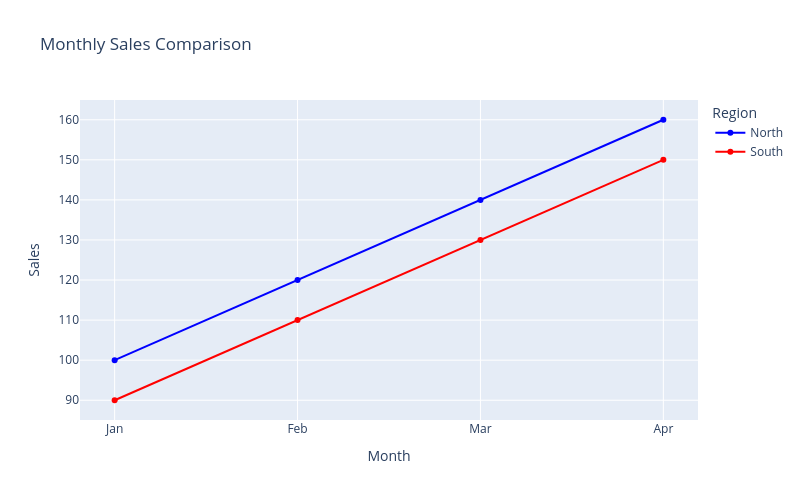

The code cell stored with this chart in its notebook:
### Code cell
import pandas as pd
import plotly.express as px

data = {
    "Month": ["Jan","Feb","Mar","Apr","Jan","Feb","Mar","Apr"],
    "Sales": [100,120,140,160,90,110,130,150],
    "Region": ["North","North","North","North",
               "South","South","South","South"]
}

df = pd.DataFrame(data)
fig = px.line(
    df,
    x="Month",
    y="Sales",
    color="Region",
    markers=True,
   width=800,
    height=500,
    title="Monthly Sales Comparison",
    color_discrete_sequence=["blue",.
                             "red"]
)

fig.show()

### Figure 1 — Plotly figure (JSON) as saved in the notebook; plotly's stock layout.template omitted (floating-point values rounded to 4 significant figures)
{"data": [{"hovertemplate": "Region=North<br>Month=%{x}<br>Sales=%{y}<extra></extra>", "legendgroup": "North", "line": {"color": "blue", "dash": "solid"}, "marker": {"symbol": "circle"}, "mode": "lines+markers", "name": "North", "orientation": "v", "showlegend": true, "type": "scatter", "x": ["Jan", "Feb", "Mar", "Apr"], "xaxis": "x", "y": [100, 120, 140, 160], "yaxis": "y"}, {"hovertemplate": "Region=South<br>Month=%{x}<br>Sales=%{y}<extra></extra>", "legendgroup": "South", "line": {"color": "red", "dash": "solid"}, "marker": {"symbol": "circle"}, "mode": "lines+markers", "name": "South", "orientation": "v", "showlegend": true, "type": "scatter", "x": ["Jan", "Feb", "Mar", "Apr"], "xaxis": "x", "y": [90, 110, 130, 150], "yaxis": "y"}], "layout": {"height": 500, "legend": {"title": {"text": "Region"}, "tracegroupgap": 0}, "title": {"text": "Monthly Sales Comparison"}, "width": 800, "xaxis": {"anchor": "y", "domain": [0, 1], "title": {"text": "Month"}}, "yaxis": {"anchor": "x", "domain": [0, 1], "title": {"text": "Sales"}}}}
